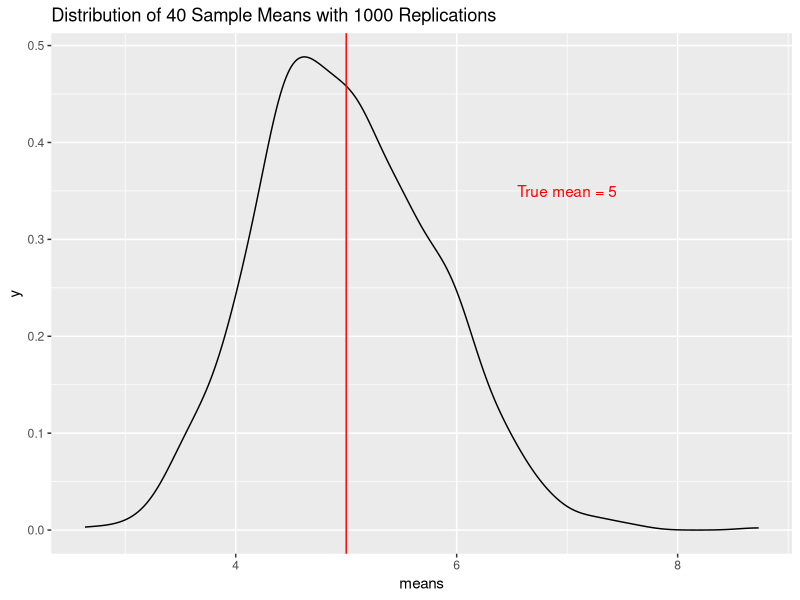
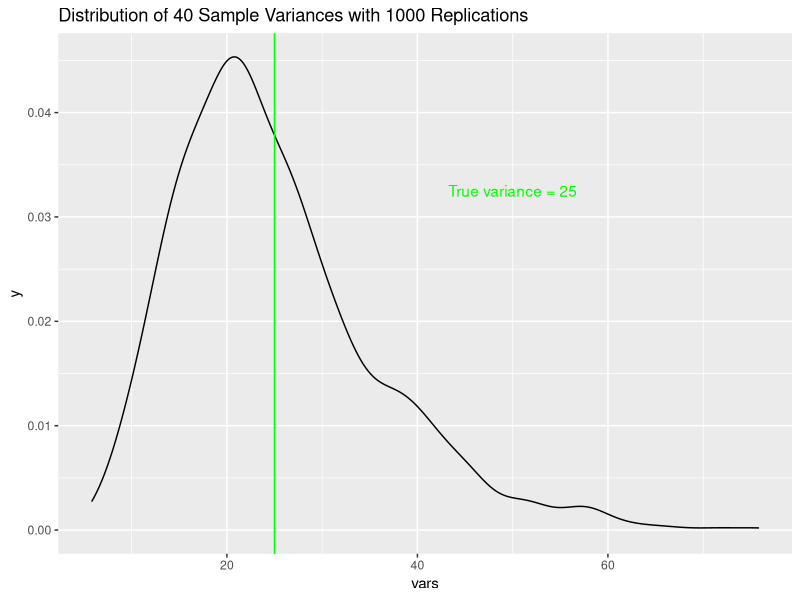

Generate these figures, in order, with R:
## ---- chunk 1
knitr::opts_chunk$set(echo = TRUE)
## ---- chunk 2
library(ggplot2)
## ---- chunk 3
N <- 40 # number of averages
lambda <- 0.2 # rate parameter
nSims <- 1000
## ---- chunk 4
set.seed(5730)
simData <- replicate(nSims, rexp(n = N, rate = lambda))
head(simData[,1:5])
## ---- chunk 5
means <- apply(simData, MARGIN = 2, FUN = mean)
head(means)
vars <- apply(simData, MARGIN = 2, FUN = var)
head(vars)
## ---- chunk 6
truMean <- 1/lambda
truSD <- 1/lambda
truVar <- truSD^2
## ---- chunk 7
meanDist <- ggplot(data = as.data.frame(means)) +
    geom_density(aes(x = means)) +
    geom_vline(xintercept = truMean, color = "red") +
    ggtitle("Distribution of 40 Sample Means with 1000 Replications") +
    annotate("text", x = 7, y = 0.35, label = "True mean = 5", color = "red")
meanDist
## ---- chunk 8
varDist <- ggplot(data = as.data.frame(vars)) +
    geom_density(aes(x = vars)) +
    geom_vline(xintercept = truVar, color = "green") +
    ggtitle("Distribution of 40 Sample Variances with 1000 Replications") +
    annotate("text", x = 50, y = 0.0325, label = "True variance = 25", color = "green")
varDist
